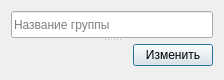
<?xml version="1.0" encoding="UTF-8"?>
<ui version="4.0">
 <class>EditGroupDialog</class>
 <widget class="QDialog" name="EditGroupDialog">
  <property name="geometry">
   <rect>
    <x>0</x>
    <y>0</y>
    <width>224</width>
    <height>80</height>
   </rect>
  </property>
  <property name="windowTitle">
   <string>Dialog</string>
  </property>
  <layout class="QGridLayout" name="gridLayout">
   <item row="0" column="0">
    <widget class="QSplitter" name="splitter">
     <property name="orientation">
      <enum>Qt::Vertical</enum>
     </property>
     <widget class="QLineEdit" name="nameLine">
      <property name="placeholderText">
       <string>Название группы</string>
      </property>
     </widget>
     <widget class="QWidget" name="">
      <layout class="QHBoxLayout" name="horizontalLayout">
       <item>
        <spacer name="horizontalSpacer">
         <property name="orientation">
          <enum>Qt::Horizontal</enum>
         </property>
         <property name="sizeHint" stdset="0">
          <size>
           <width>40</width>
           <height>20</height>
          </size>
         </property>
        </spacer>
       </item>
       <item>
        <widget class="QPushButton" name="editGroupButton">
         <property name="text">
          <string>Изменить</string>
         </property>
        </widget>
       </item>
      </layout>
     </widget>
    </widget>
   </item>
  </layout>
 </widget>
 <resources/>
 <connections/>
</ui>
